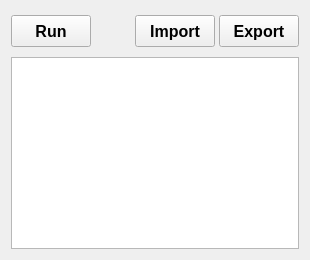
               <widget class="QWidget" name="pageWorkShop">
                <property name="sizePolicy">
                 <sizepolicy hsizetype="Expanding" vsizetype="Expanding">
                  <horstretch>1</horstretch>
                  <verstretch>1</verstretch>
                 </sizepolicy>
                </property>
                <layout class="QVBoxLayout" name="verticalLayout_12">
                 <item>
                  <layout class="QVBoxLayout" name="VLWorkShop">
                   <property name="bottomMargin">
                    <number>0</number>
                   </property>
                   <item>
                    <layout class="QHBoxLayout" name="horizontalLayout_38">
                     <property name="spacing">
                      <number>4</number>
                     </property>
                     <item>
                      <widget class="QPushButton" name="workshopRunBtn">
                       <property name="sizePolicy">
                        <sizepolicy hsizetype="Maximum" vsizetype="Fixed">
                         <horstretch>0</horstretch>
                         <verstretch>0</verstretch>
                        </sizepolicy>
                       </property>
                       <property name="minimumSize">
                        <size>
                         <width>0</width>
                         <height>32</height>
                        </size>
                       </property>
                       <property name="font">
                        <font>
                         <pointsize>12</pointsize>
                         <bold>true</bold>
                        </font>
                       </property>
                       <property name="text">
                        <string>Run</string>
                       </property>
                      </widget>
                     </item>
                     <item>
                      <spacer name="horizontalSpacer_48">
                       <property name="orientation">
                        <enum>Qt::Orientation::Horizontal</enum>
                       </property>
                       <property name="sizeHint" stdset="0">
                        <size>
                         <width>40</width>
                         <height>40</height>
                        </size>
                       </property>
                      </spacer>
                     </item>
                     <item>
                      <widget class="QPushButton" name="workshopImportBtn">
                       <property name="sizePolicy">
                        <sizepolicy hsizetype="Maximum" vsizetype="Fixed">
                         <horstretch>0</horstretch>
                         <verstretch>0</verstretch>
                        </sizepolicy>
                       </property>
                       <property name="minimumSize">
                        <size>
                         <width>0</width>
                         <height>32</height>
                        </size>
                       </property>
                       <property name="font">
                        <font>
                         <pointsize>12</pointsize>
                         <bold>true</bold>
                        </font>
                       </property>
                       <property name="text">
                        <string>Import</string>
                       </property>
                      </widget>
                     </item>
                     <item>
                      <widget class="QPushButton" name="workshopExportBtn">
                       <property name="sizePolicy">
                        <sizepolicy hsizetype="Maximum" vsizetype="Fixed">
                         <horstretch>0</horstretch>
                         <verstretch>0</verstretch>
                        </sizepolicy>
                       </property>
                       <property name="minimumSize">
                        <size>
                         <width>0</width>
                         <height>32</height>
                        </size>
                       </property>
                       <property name="font">
                        <font>
                         <pointsize>12</pointsize>
                         <bold>true</bold>
                        </font>
                       </property>
                       <property name="text">
                        <string>Export</string>
                       </property>
                      </widget>
                     </item>
                    </layout>
                   </item>
                   <item>
                    <widget class="QTextEdit" name="workshopCodeSpace"/>
                   </item>
                  </layout>
                 </item>
                </layout>
               </widget>
